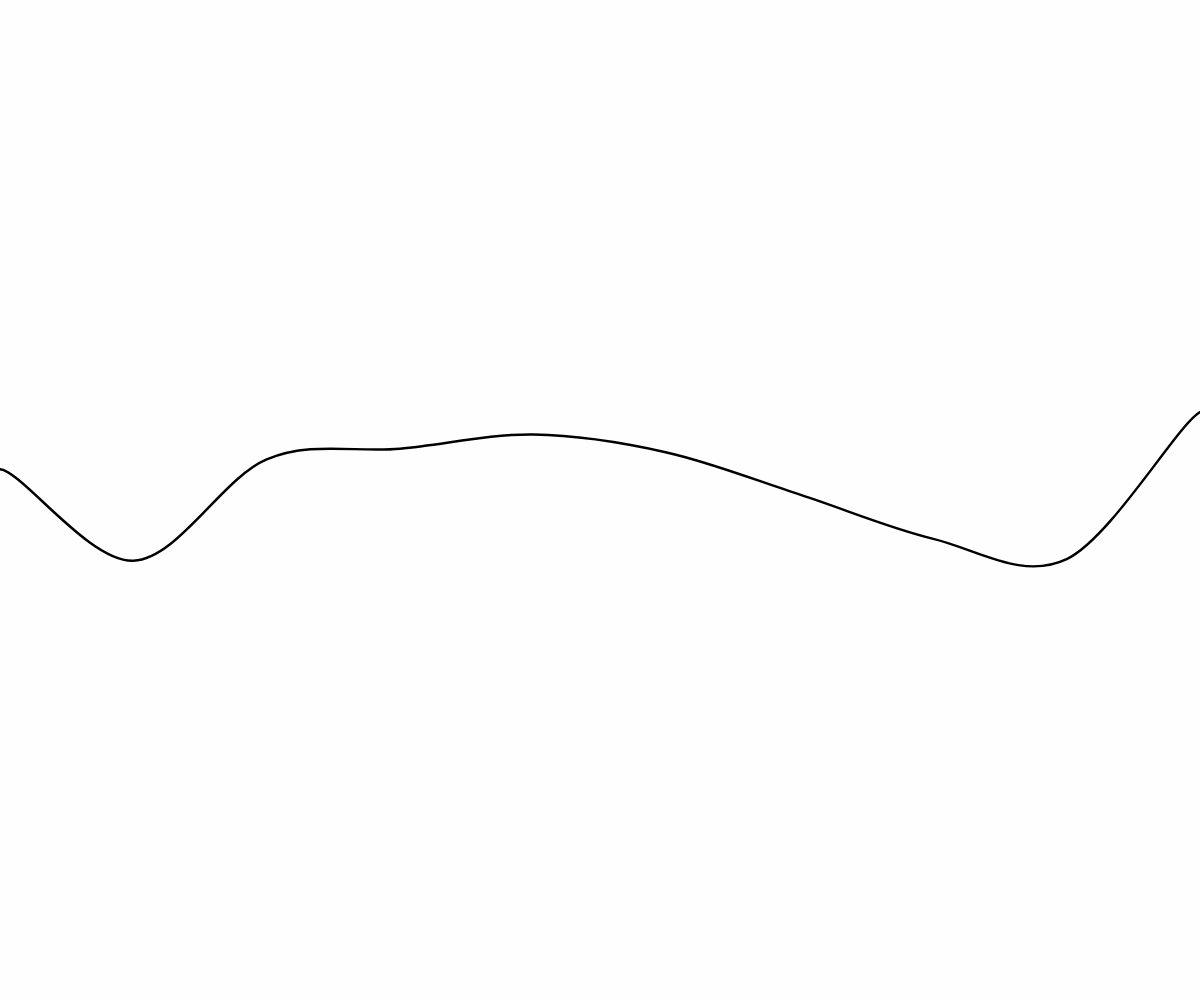
Frame 1 (no input)
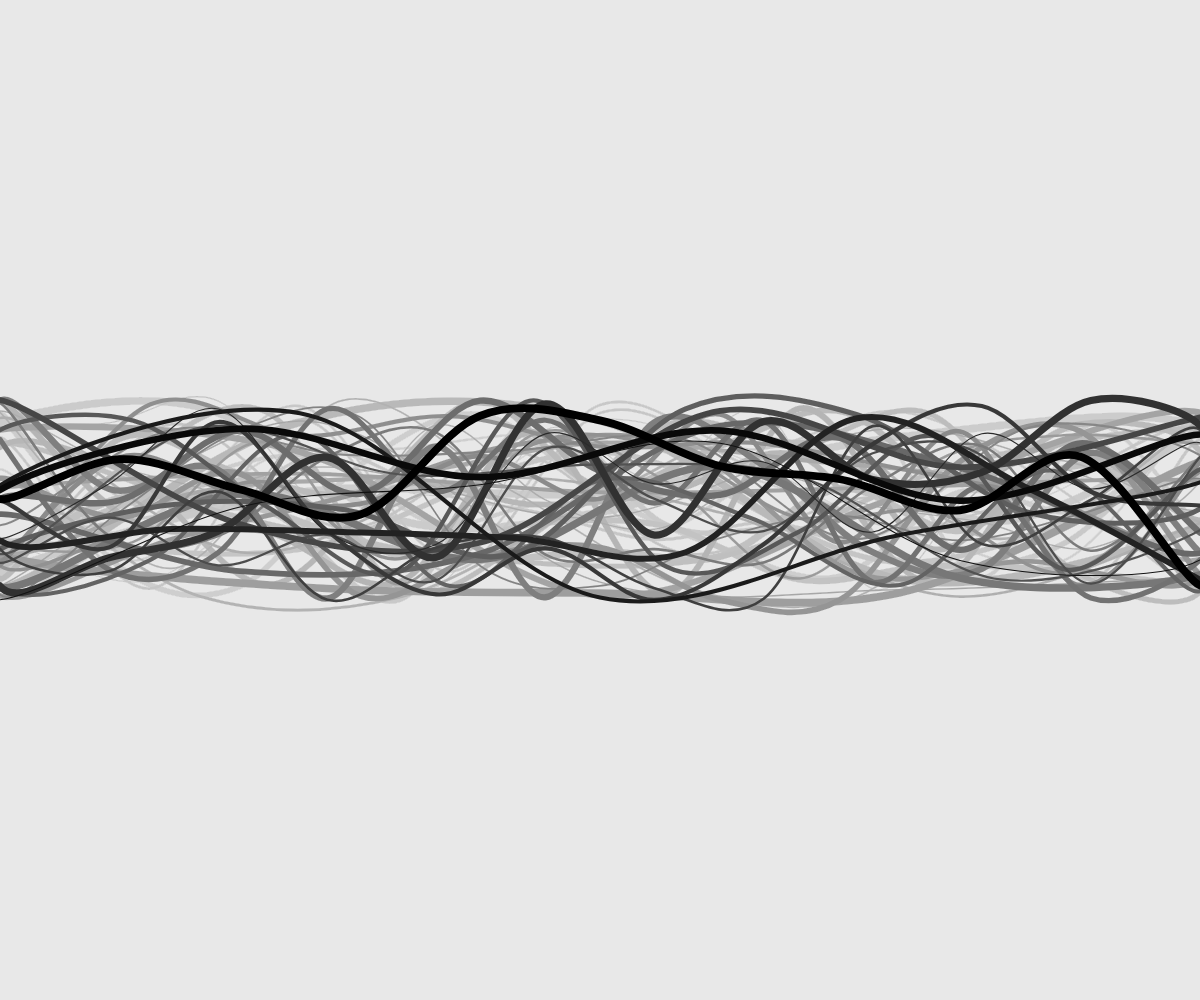
Frame 60 (no input)
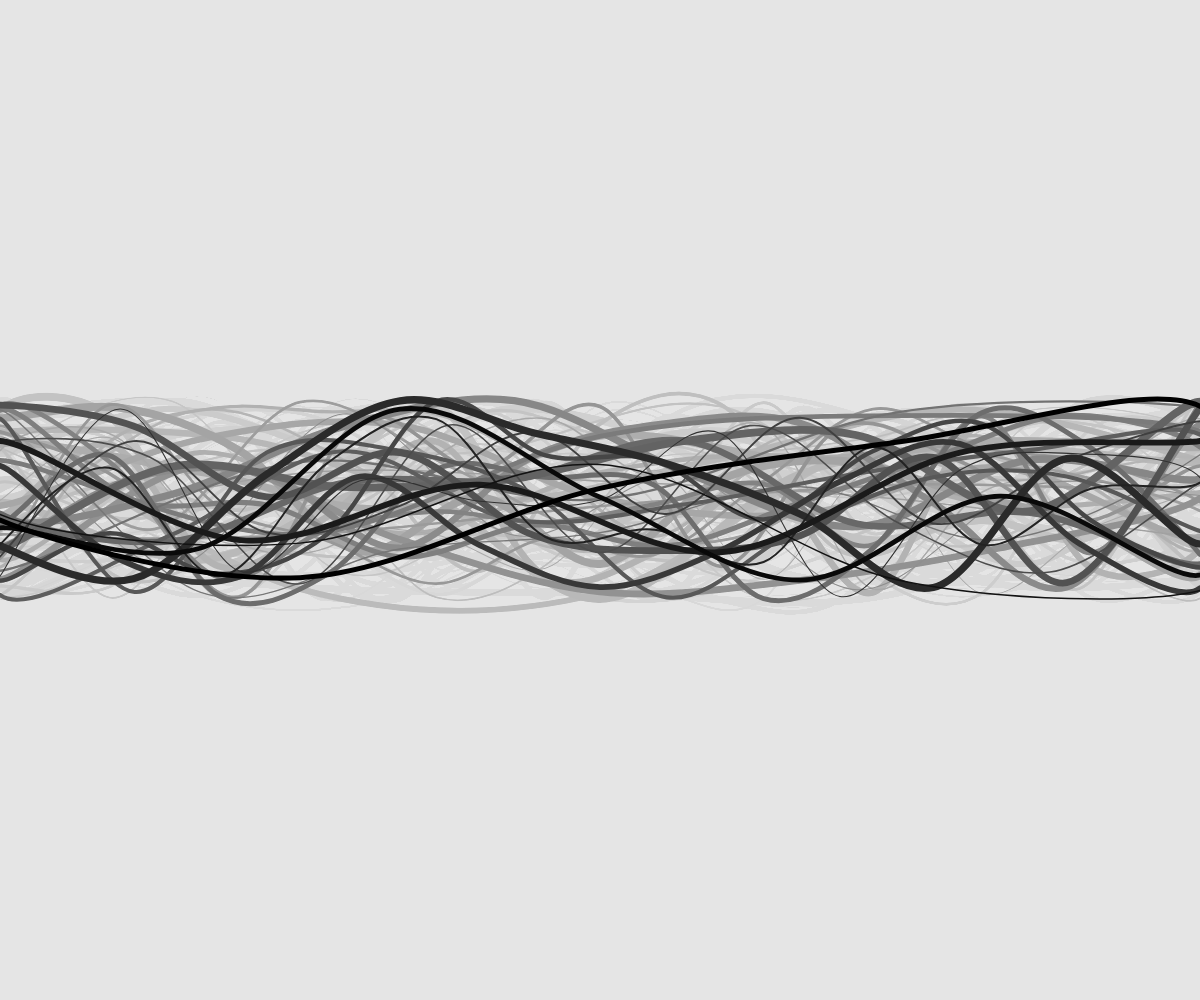
Frame 120 (the mouse pressed at the canvas centre since frame 60)

The p5.js sketch that drew these frames (run headless with seeded random() and noise() and a simulated clock; from frame 60 on, the mouse is pressed at the canvas centre):

// p5.js sketch
// ── sketch.js
const pitch = 100;

function setup() {
  createCanvas(windowWidth, windowHeight);
}

function draw() {
  background(220, 10);
  //이렇게 배경에 알파값을 주면 매 프레임마다 불투명도 10의 배경이 깔린다
  let num = floor(random(4, 12));
  let interval = width / num;
  let weight = random(1, 8);

  noFill();
  stroke(0);
  strokeWeight(weight);

  beginShape();
  curveVertex(0, height / 2 + random(-pitch, pitch)); //첫컨트롤 포인트
  for (let i = 0; i <= num; i++) {
    curveVertex(interval * i, height / 2 + random(-pitch, pitch));
  }
  curveVertex(interval * num, height / 2 + random(-pitch, pitch)); //마지막 컨트롤 포인트
  endShape();
}
